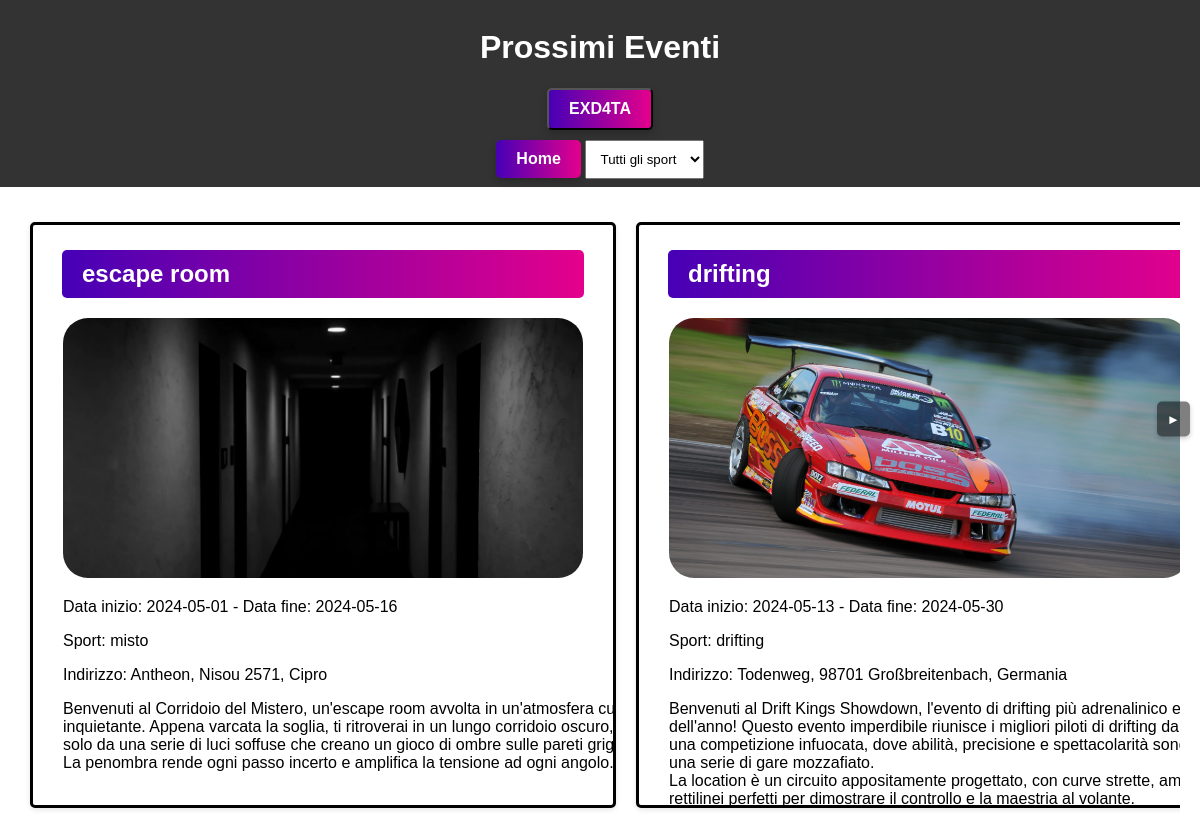
Page /eventi.php (signed in) on the committed database.
### tables this page shows
CREATE TABLE `evento` (
  `id_evento` varchar(255) NOT NULL,
  `descrizione` varchar(4096) NOT NULL,
  `nome` varchar(255) NOT NULL,
  `data_inizio` date NOT NULL,
  `data_fine` date NOT NULL,
  `sport` varchar(255) NOT NULL,
  `indirizzo` varchar(255) NOT NULL
);

### eventi.php (the view, shortened to what this page needs)
<!DOCTYPE html>
<html lang="it">
<head>
    <link rel="stylesheet" href="events_styles.css">
</head>
<body>
    <div class="events-header">
        <h1>Prossimi Eventi</h1>
        <?php
        if (isset($_SESSION['username'])) {
            echo '<button class="home-button" onclick="window.location.href=\'logout.php\'">' . $_SESSION['username'] . '</button>';
        } else {
            echo '<button class="home-button" onclick="window.location.href=\'login.php\'">Login</button>';
        }
        ?>
        <form method="GET">
            <a href="index.php" class="home-button">Home</a>
            <select id="sportFilter" name="sport" onchange="this.form.submit()" class="sport-dropdown">
                <option value="">Tutti gli sport</option>
            </select>
        </form>
    </div>
    <button class="scroll-button right" id="scrollRightButton" onclick="scrollRight()">►</button>
    <div class="events-container" id="eventsContainer">
        <?php
        $servername = "localhost";
        $username = "root";
        $password = "";
        $dbname = "sport-xxx";
        $conn = new mysqli($servername, $username, $password, $dbname);
        $sql = "SELECT * FROM evento";
        $result = $conn->query($sql);
        if ($result->num_rows > 0) {
            echo '<div class="events-scroll-container">';
            while ($row = $result->fetch_assoc()) {
                echo '<div class="event">';
                echo '<h2>' . htmlspecialchars($row["nome"]) . '</h2>';
                echo "<img src='immagini/evento/" . htmlspecialchars($row["nome"]) . ".jpg'>";
                echo '<p>Data inizio: ' . htmlspecialchars($row["data_inizio"]) . '  -  Data fine: ' . htmlspecialchars($row["data_fine"]) . '</p>';
                echo '<p>Sport: ' . htmlspecialchars($row["sport"]) . '</p>';
                echo '<p>Indirizzo: ' . htmlspecialchars($row["indirizzo"]) . '</p>';
                echo '<p>' . nl2br(htmlspecialchars($row["descrizione"])) . '</p>';
                echo '</div>';
            }
            echo '</div>';
        } else {
            echo '<p>Nessun evento disponibile.</p>';
        }
        ?>
    </div>
</body>
</html>

### events_styles.css (style rules this page uses)
h2 { margin-left: -1px; margin-right: -1px; margin-top: -5px; font-family: 'Arial', sans-serif; color: white; background: linear-gradient(to right, #4600b6, #e4008c); padding: 10px 20px; border-radius: 5px; }
.scroll-button { position: fixed; top: 50%; transform: translateY(-50%); background-color: rgba(0, 0, 0, 0.5); color: white; border: none; padding: 10px; cursor: pointer; z-index: 9999; border-radius: 5px; box-shadow: 0 2px 5px rgba(0, 0, 0, 0.2); transition: opacity 0.3s; opacity: 1; }
.scroll-button.right { right: 10px; }
.events-container { overflow-x: scroll; overflow-y: hidden; white-space: nowrap; margin: 20px; scrollbar-width: none; -ms-overflow-style: none; }
.events-scroll-container { display: inline-block; white-space: nowrap; }
.event { display: inline-block; vertical-align: top; margin: 10px; margin-top: 15px; padding: 30px; border: 3px solid #000000; border-radius: 5px; background-color: #fff; box-shadow: 0 2px 5px rgba(0,0,0,0.1); width: 65vh; height: 65vh; overflow: hidden; }
.event img { max-width: 100%; height: auto; border-radius: 25px; }
.events-header { background-color: #333; color: white; padding: 8px;; text-align: center; }
.sport-dropdown { margin-top: 10px; display: block; width: 10%; padding: 10px; box-sizing: border-box; text-align: center; display: inline-block; }
.home-button { background: linear-gradient(to right, #4600b6, #e4008c); color: white; padding: 10px 20px; text-decoration: none; display: inline-block; font-size: 16px; font-weight: bold; cursor: pointer; border-radius: 5px; box-shadow: 0 4px 8px 0 rgba(0, 0, 0, 0.2); transition: all 0.3s ease; }
body { background-image: url('immagini/sfondo_eventi.jpg'); background-size: cover; background-position: center center; background-repeat: no-repeat; background-attachment: fixed; margin: 0px; font-family: 'Arial', sans-serif; }

### rows in the picture
evento: nome "escape room", nome (picture), data_inizio "2024-05-01", data_fine "2024-05-16", sport "misto", indirizzo "Antheon, Nisou 2571, Cipro", descrizione "Benvenuti al Corridoio del Mistero, un'escape room avvolta in un'atmosfera inquietante. Appena varcata la soglia, ti ritroverai in un lungo corridoio oscuro, solo da una serie di luci soffuse che creano un gioco di ombre sulle pareti La penombra rende ogni passo incerto e amplifica la tensione ad ogni angolo."
evento: nome "drifting", nome (picture), data_inizio "2024-05-13", data_fine "2024-05-30", sport "drifting", indirizzo "Todenweg, 98701 Großbreitenbach, Germania", descrizione "Benvenuti al Drift Kings Showdown, l'evento di drifting più adrenalinico e dell'anno! Questo evento imperdibile riunisce i migliori piloti di drifting da una competizione infuocata, dove abilità, precisione e spettacolarità una serie di gare mozzafiato. La location è un circuito appositamente progettato, con curve strette, rettilinei perfetti per dimostrare il controllo e la maestria al volante."

### other values in the picture
$_SESSION['username'] "EXD4TA"
